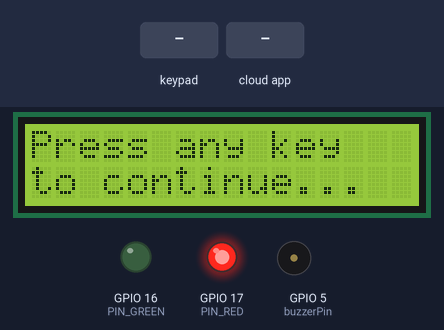
Bench run of a sketch on a simulated ESP32. On the bench: 16×2 character LCD, output pins drawn as LEDs (lit = HIGH), buzzer (waves = sounding). The test bench sets the inputs (shaded band). WiFi joins after 1.5 s; servers stay silent unless stated; what the sketch prints to the serial monitor is not drawn.

Above: at 2.8 s.
2.9 s: keypad keys 1 2 3 4 # pressed 0.4 s apart
At 5.29 s:
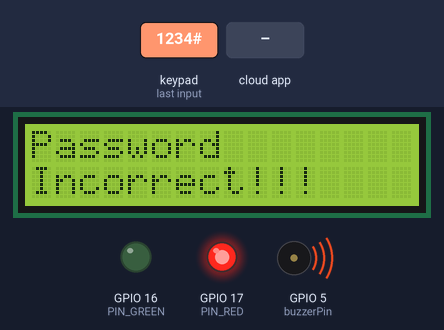
6.4 s: the phone or cloud app sets solenoid to 1
At 8.8 s:
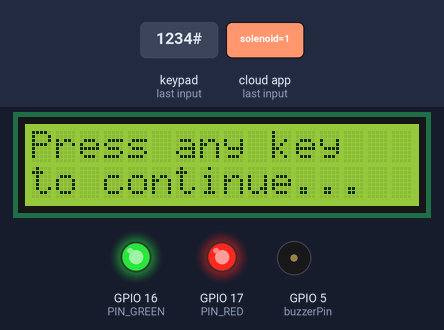
9.4 s: keypad keys 1 2 3 4 * pressed 0.4 s apart
At 12.34 s:
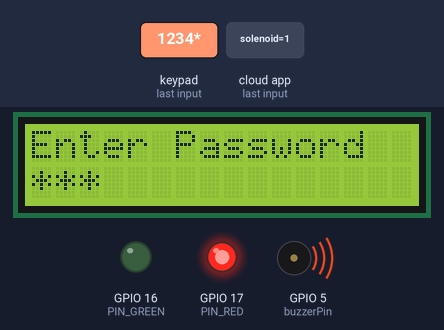
14.4 s: keypad keys 1 2 3 4 A pressed 0.4 s apart
At 14.61 s:
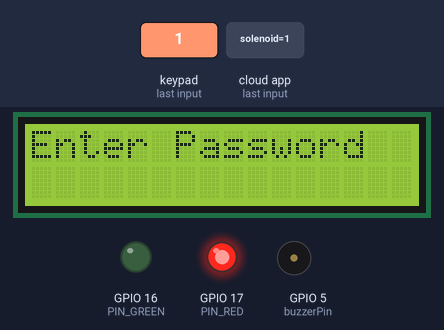
19.4 s: keypad keys 1 2 3 4 D pressed 0.4 s apart
At 20.05 s:
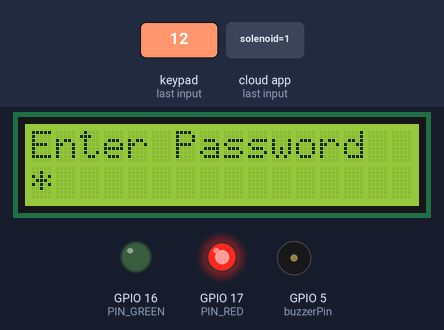
24.4 s: keypad keys 1 3 9 7 # pressed 0.4 s apart
At 25.45 s:
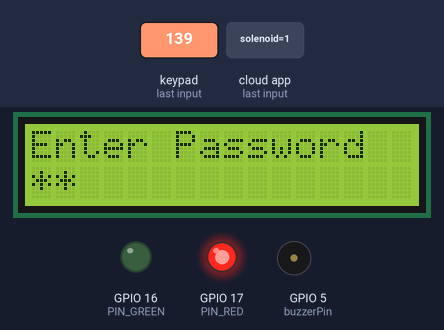
Timing chart, 0 to 28.3 s (numbered marks = the images above; inputs shaded):
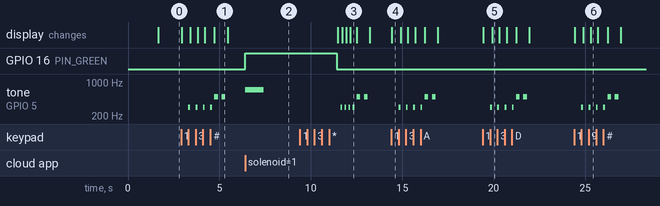

The sketch:

arduino_security_door_cloud.ino
```cpp
#include "arduino_secrets.h"
/*
  Sketch generated by the Arduino IoT Cloud Thing "Untitled"
  https://create.arduino.cc/cloud/things/dbd26c19-8318-4bb3-a582-294e1ffb745f

  Arduino IoT Cloud Variables description

  The following variables are automatically generated and updated when changes are made to the Thing

  CloudLight solenoid;

  Variables which are marked as READ/WRITE in the Cloud Thing will also have functions
  which are called when their values are changed from the Dashboard.
  These functions are generated with the Thing and added at the end of this sketch.
*/

#include "thingProperties.h"
#include <Wire.h>
#include <Keypad.h>
#include <SPI.h>
#include <MFRC522.h>
#include <LiquidCrystal_I2C.h>
#define SS_PIN 21
#define RST_PIN 22
#define I2C_SDA_PIN 0
#define I2C_SCL_PIN 4

#define PIN_RED 17    // GPIO17
#define PIN_GREEN 16  // GPIO16

MFRC522 mfrc522(SS_PIN, RST_PIN);  // Create MFRC522 instance.
LiquidCrystal_I2C lcd(0x27, 16, 2);

const int buzzerPin = 5;  // Define the pin connected to the piezo buzzer
const byte ROWS = 4;      // Four rows
const byte COLS = 4;      // Four columns

char keys[ROWS][COLS] = {
  { '1', '2', '3', 'A' },
  { '4', '5', '6', 'B' },
  { '7', '8', '9', 'C' },
  { '*', '0', '#', 'D' }
};

// byte rowPins[ROWS] = { 12, 13, 14, 15 };  //connect to the row pinouts of the keypad
// byte colPins[COLS] = { 16, 17, 18, 19 };  //connect to the column pinouts of the keypad

byte rowPins[ROWS] = { 32, 33, 25, 26 };  //connect to the row pinouts of the keypad
byte colPins[COLS] = { 27, 14, 12, 13 };  //connect to the column pinouts of the keypad


Keypad keypad = Keypad(makeKeymap(keys), rowPins, colPins, ROWS, COLS);

const char* correctPassword = "1234";  // Predefined correct password

void setup() {
  // Initialize serial and wait for port to open:
  Serial.begin(9600);
  pinMode(16, OUTPUT);
  // This delay gives the chance to wait for a Serial Monitor without blocking if none is found
  delay(1500);

  // Defined in thingProperties.h
  initProperties();

  // Connect to Arduino IoT Cloud
  ArduinoCloud.begin(ArduinoIoTPreferredConnection);

  /*
     The following function allows you to obtain more information
     related to the state of network and IoT Cloud connection and errors
     the higher number the more granular information you’ll get.
     The default is 0 (only errors).
     Maximum is 4
 */
  setDebugMessageLevel(2);
  ArduinoCloud.printDebugInfo();
  pinMode(PIN_RED, OUTPUT);
  pinMode(PIN_GREEN, OUTPUT);

  pinMode(buzzerPin, OUTPUT);  // Set the buzzer pin as an output
  Wire.begin(I2C_SDA_PIN, I2C_SCL_PIN);
  SPI.begin();         // Initiate  SPI bus
  mfrc522.PCD_Init();  // Initiate MFRC522
  lcd.init();
  lcd.backlight();
  lcd.clear();
  lcd.setCursor(0, 0);
  Serial.begin(9600);
  digitalWrite(PIN_RED, HIGH);
}

void loop() {
  ArduinoCloud.update();
  // Your code here
  // Wire.beginTransmission(deviceAddress);
  // Wire.write(data);
  // Wire.endTransmission();

  char enteredPassword[5];  // Buffer to store entered password
  int passwordIndex = 0;    // Index for the entered password

  // Serial.println("Enter 4-digit password:");
  lcd.clear();
  lcd.setCursor(0, 0);
  lcd.print("Press any key");
  lcd.setCursor(0, 1);
  lcd.print("to continue...");

  // lcd.clear();
  // lcd.setCursor(0, 0);
  // lcd.print("Enter Password");

  char keypressed = keypad.getKey();
  if (keypressed != NO_KEY) {

    lcd.clear();
    lcd.setCursor(0, 0);
    lcd.print("Enter Password");
    while (passwordIndex < 4) {
      char key = keypad.getKey();
      if (key) {
        //Serial.print(key);
        tone(buzzerPin, 300);
        delay(100);
        noTone(buzzerPin);  // Turn off the tone

        lcd.setCursor(passwordIndex, 1);
        lcd.print("*");
        enteredPassword[passwordIndex] = key;
        passwordIndex++;
        delay(100);  // Delay for debouncing
      }
    }

    enteredPassword[4] = '\0';  // Null-terminate the entered password string

    Serial.println();

    if (strcmp(enteredPassword, correctPassword) == 0) {
      lcd.clear();
      lcd.setCursor(0, 0);
      lcd.print("Password Correct");
      lcd.setCursor(0, 1);
      lcd.print("Waiting For RFID");
      // Serial.println("Password correct. Door unlocked.");

      delay(2000);
      if (!mfrc522.PICC_IsNewCardPresent()) {
        return;
      }
      // Select one of the cards
      if (!mfrc522.PICC_ReadCardSerial()) {
        return;
      }
      String content = "";
      byte letter;
      for (byte i = 0; i < mfrc522.uid.size; i++) {
        // Serial.print(mfrc522.uid.uidByte[i] < 0x10 ? " 0" : " ");
        // Serial.print(mfrc522.uid.uidByte[i], HEX);
        content.concat(String(mfrc522.uid.uidByte[i] < 0x10 ? " 0" : " "));
        content.concat(String(mfrc522.uid.uidByte[i], HEX));
      }

      content.toUpperCase();
      if (content.substring(1) == "59 3E C5 A3")  //change here the UID of the card/cards that you want to give access
      {
        digitalWrite(PIN_RED, LOW);
        digitalWrite(PIN_GREEN, HIGH);
        lcd.clear();
        lcd.setCursor(0, 0);
        lcd.print("DOOR UNLOCKED!!!");
        // Serial.println("Authorized access");
        // Serial.println();
        Serial.print("1");
        tone(buzzerPin, 700);
        delay(1000);
        noTone(buzzerPin);
        delay(4000);
        digitalWrite(PIN_GREEN, LOW);
        digitalWrite(PIN_RED, HIGH);

      } else {
        lcd.clear();
        lcd.setCursor(0, 0);
        lcd.print("Access denied");
        tone(buzzerPin, 500);
        delay(200);
        noTone(buzzerPin);
        delay(200);
        tone(buzzerPin, 500);
        delay(200);
        noTone(buzzerPin);
        delay(1000);
        // Serial.println(" Access denied");
      }
      // Add your unlocking mechanism here
    } else {
      lcd.clear();
      lcd.setCursor(0, 0);
      lcd.print("Password");
      lcd.setCursor(0, 1);
      lcd.print("Incorrect!!!");
      // Serial.println("Password incorrect. Please try again.");
      Serial.print("0");
      tone(buzzerPin, 500);
      delay(200);
      noTone(buzzerPin);
      delay(200);
      tone(buzzerPin, 500);
      delay(200);
      noTone(buzzerPin);
      // delay(2000);
    }
  }
}


/*
  Since Solenoid is READ_WRITE variable, onSolenoidChange() is
  executed every time a new value is received from IoT Cloud.
*/
void onSolenoidChange() {
  // Add your code here to act upon Solenoid change
  if (solenoid == 1) {
    digitalWrite(16, HIGH);
    Serial.println("1");
    tone(buzzerPin, 700);
    delay(1000);
    noTone(buzzerPin);
    delay(4000);
    digitalWrite(16, LOW);
    solenoid = 0;
  }
}
```

arduino_secrets.h
```cpp
#define SECRET_DEVICE_KEY "6XSRXtd38c6#WthM42#CDKBm?"
#define SECRET_OPTIONAL_PASS "ssepf3x9"
#define SECRET_SSID "IoT-D210"
```

thingProperties.h
```cpp
// Code generated by Arduino IoT Cloud, DO NOT EDIT.

#include <ArduinoIoTCloud.h>
#include <Arduino_ConnectionHandler.h>

const char DEVICE_LOGIN_NAME[]  = "fac8246d-6c6e-492a-8acb-cc32f03715f6";

const char SSID[]               = SECRET_SSID;    // Network SSID (name)
const char PASS[]               = SECRET_OPTIONAL_PASS;    // Network password (use for WPA, or use as key for WEP)
const char DEVICE_KEY[]  = SECRET_DEVICE_KEY;    // Secret device password

void onSolenoidChange();

CloudLight solenoid;

void initProperties(){

  ArduinoCloud.setBoardId(DEVICE_LOGIN_NAME);
  ArduinoCloud.setSecretDeviceKey(DEVICE_KEY);
  ArduinoCloud.addProperty(solenoid, READWRITE, ON_CHANGE, onSolenoidChange);

}

WiFiConnectionHandler ArduinoIoTPreferredConnection(SSID, PASS);
```

Measured:
- after the input at 2.9 s, tone on GPIO 5 (buzzerPin): plays 300 Hz for 0.10 s, 300 Hz for 0.10 s, 300 Hz for 0.10 s, 300 Hz for 0.10 s, 500 Hz for 0.20 s, 500 Hz for 0.20 s, starting after 0.41 s; the display: first changes at once (image 1 shows a later state)
- after the input at 6.4 s, GPIO 16 (PIN_GREEN): LOW → HIGH at once; tone on GPIO 5 (buzzerPin): silent → 700 Hz at once, → silent 1.0 s later
- after the input at 9.4 s, tone on GPIO 5 (buzzerPin): plays 300 Hz for 0.10 s, 300 Hz for 0.10 s, 300 Hz for 0.10 s, 300 Hz for 0.10 s, 500 Hz for 0.20 s, 500 Hz for 0.20 s, starting after 2.2 s; the display: first changes after 2.1 s (image 3 shows a later state)
- after the input at 14.4 s, tone on GPIO 5 (buzzerPin): plays 300 Hz for 0.10 s, 300 Hz for 0.10 s, 300 Hz for 0.10 s, 300 Hz for 0.10 s, 500 Hz for 0.20 s, 500 Hz for 0.20 s, starting after 0.41 s; the display: changes at once (image 4)
- after the input at 19.4 s, tone on GPIO 5 (buzzerPin): plays 300 Hz for 0.10 s, 300 Hz for 0.10 s, 300 Hz for 0.10 s, 300 Hz for 0.10 s, 500 Hz for 0.20 s, 500 Hz for 0.20 s, starting after 0.41 s; the display: first changes at once (image 5 shows a later state)
- after the input at 24.4 s, tone on GPIO 5 (buzzerPin): plays 300 Hz for 0.10 s, 300 Hz for 0.10 s, 300 Hz for 0.10 s, 300 Hz for 0.10 s, 500 Hz for 0.20 s, 500 Hz for 0.20 s, starting after 0.40 s; the display: first changes at once (image 6 shows a later state)
- what the display in image 1 shows lasts 0.8 s, from 4.7 s to 5.5 s
